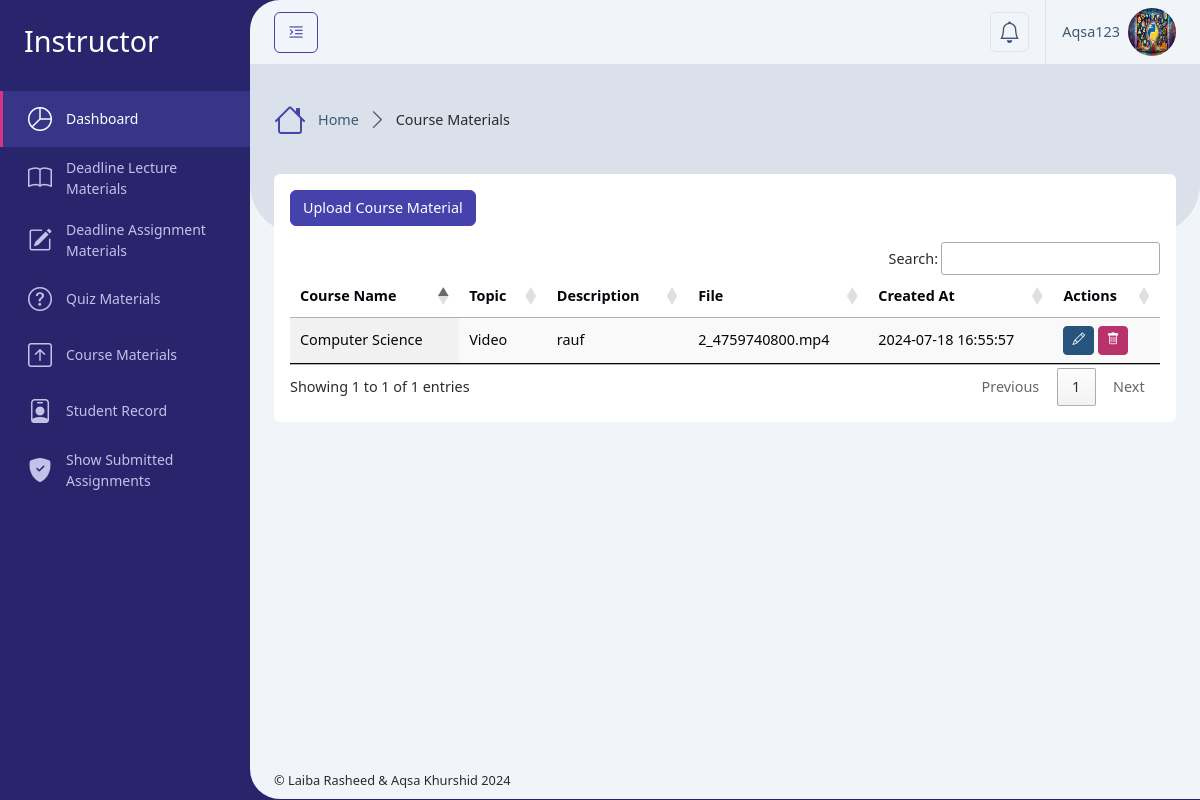
The app's page /Instructor/course_materials.php (signed in) with its own data.
### tables this page shows
CREATE TABLE `users` (
  `id` int(11) NOT NULL,
  `username` varchar(50) NOT NULL,
  `email` varchar(100) NOT NULL,
  `address` varchar(255) DEFAULT NULL,
  `phone` varchar(20) DEFAULT NULL,
  `department` varchar(255) DEFAULT NULL,
  `student_semester` varchar(100) DEFAULT NULL,
  `student_session` varchar(100) DEFAULT NULL,
  `student_program` varchar(100) DEFAULT NULL,
  `instructor_education` varchar(255) DEFAULT NULL,
  `profile_photo` varchar(256) DEFAULT NULL,
  `password` varchar(255) NOT NULL,
  `role_id` int(11) NOT NULL,
  `isActive` tinyint(2) DEFAULT 0,
  `created_at` timestamp NOT NULL DEFAULT current_timestamp()
);

CREATE TABLE `course_materials` (
  `id` int(11) NOT NULL,
  `course_id` int(11) DEFAULT NULL,
  `user_id` int(11) DEFAULT NULL,
  `title` varchar(255) NOT NULL,
  `content` text DEFAULT NULL,
  `file_path` varchar(255) DEFAULT NULL,
  `created_at` timestamp NOT NULL DEFAULT current_timestamp()
);

CREATE TABLE `courses` (
  `id` int(11) NOT NULL,
  `code` varchar(100) DEFAULT NULL,
  `name` varchar(255) NOT NULL,
  `type` varchar(100) DEFAULT 'Course',
  `description` text DEFAULT NULL,
  `program` varchar(100) DEFAULT NULL,
  `semester` varchar(100) DEFAULT NULL,
  `session` varchar(20) DEFAULT NULL,
  `credit_hour` int(10) DEFAULT 3,
  `created_at` timestamp NOT NULL DEFAULT current_timestamp()
);

### Instructor/course_materials.php (called while the page is built, shortened)
<?php
    require '../Database/config.php';
    $user = getUserData($_SESSION['user_id']);
    $user_id = $_SESSION['user_id'];
    $sql = "SELECT course_materials.*, courses.name AS course_name FROM course_materials
            JOIN courses ON course_materials.course_id = courses.id
            WHERE course_materials.user_id = ?";
    $stmt = $conn->prepare($sql);
    $stmt->bind_param("i", $user_id);
    $stmt->execute();
    $result = $stmt->get_result();
    include '../setting/_Layout.php';
?>

### Database/config.php (called while the page is built, shortened)
<?php
    $servername = "localhost";
    $username = "root";
    $password = "";
    $dbname = "course_ms";
    $conn = new mysqli($servername, $username, $password, $dbname);
    function getUserData($user_id) {
        global $conn;
        $stmt = $conn->prepare("SELECT * FROM users WHERE id = ?");
        $stmt->bind_param("i", $user_id);
        $stmt->execute();
        $result = $stmt->get_result();
        return $result->fetch_assoc();
    }
?>

### Instructor/course_materials_content.php (the view, shortened to what this page needs)
<div class="row">
    <div class="col-xxl-12">
        <div class="card mb-4">
            <div class="card-body">
                <button class="btn btn-primary mb-3" data-bs-toggle="modal" data-bs-target="#createMaterialModal">Upload Course Material</button>
                <div class="table-responsive">
                    <table id="example" class="table align-middle table-hover m-0 display nowrap" style="width:100%">
                        <thead>
                            <tr>
                                <th scope="col">Course Name</th>
                                <th scope="col">Topic</th>
                                <th scope="col">Description</th>
                                <th scope="col">File</th>
                                <th scope="col">Created At</th>
                                <th scope="col">Actions</th>
                            </tr>
                        </thead>
                        <tbody>
                            <?php
                            if ($result->num_rows > 0) {
                                while ($row = $result->fetch_assoc()) {
                            ?>
                                    <tr>
                                        <td><?php echo htmlspecialchars($row['course_name']); ?></td>
                                        <td><?php echo htmlspecialchars($row['title']); ?></td>
                                        <td><?php echo htmlspecialchars($row['content']); ?></td>
                                        <td><?php echo htmlspecialchars($row['file_path']); ?></td>
                                        <td><?php echo htmlspecialchars($row['created_at']); ?></td>
                                        <td>
                                            <button class="btn btn-info btn-sm" data-bs-toggle="modal" data-bs-target="#editMaterialModal" onclick="setEditModalData(<?php echo htmlspecialchars(json_encode($row)); ?>)"><i class="bi bi-pencil"></i></button>
                                            <button class="btn btn-danger btn-sm" data-bs-toggle="modal" data-bs-target="#deleteMaterialModal" onclick="setDeleteModalData(<?php echo $row['id']; ?>)"><i class="bi bi-trash"></i></button>
                                        </td>
                                    </tr>
                                <?php
                                }
                            } else {
                                ?>
                                <tr>
                                    <td colspan="9">No materials found.</td>
                                </tr>
                            <?php
                            }
                            ?>
                        </tbody>
                    </table>
                </div>
            </div>
        </div>
    </div>
</div>

### setting/_Header.php (shortened to what this page needs)
<div class="app-header d-flex align-items-center">
    <div class="d-flex">
        <button class="btn btn-outline-primary me-2 pin-sidebar" id="pin-sidebar">
            <i class="bi bi-text-indent-left fs-5"></i>
        </button>
    </div>
    <div class="header-actions">
        <div class="dropdown ms-2">
            <a class="dropdown-toggle d-flex p-2 border rounded-2" href="#!" role="button" data-bs-toggle="dropdown"
                aria-expanded="false">
                <i class="bi bi-bell fs-4 lh-1"></i>
            </a>
        </div>
        <div class="dropdown ms-3">
            <a id="userSettings" class="dropdown-toggle d-flex py-2 align-items-center ps-3 border-start" href="#!"
                role="button" data-bs-toggle="dropdown" aria-expanded="false">
                <span class="d-none d-md-block me-2"><?php echo htmlspecialchars($user['username']); ?></span>
                <img src="../assets/uploads/<?php echo htmlspecialchars($user['profile_photo']); ?>" class="rounded-circle img-3x" alt="Bootstrap Gallery" />
            </a>
        </div>
    </div>
</div>

### records on screen
users: username "Aqsa123", profile_photo (picture)
course_materials: course.name "Computer Science", title "Video", content "rauf", file_path "2_4759740800.mp4", created_at "2024-07-18 16:55:57"

### other values on screen
$roleTitle "Instructor"
$title "Course Materials"
